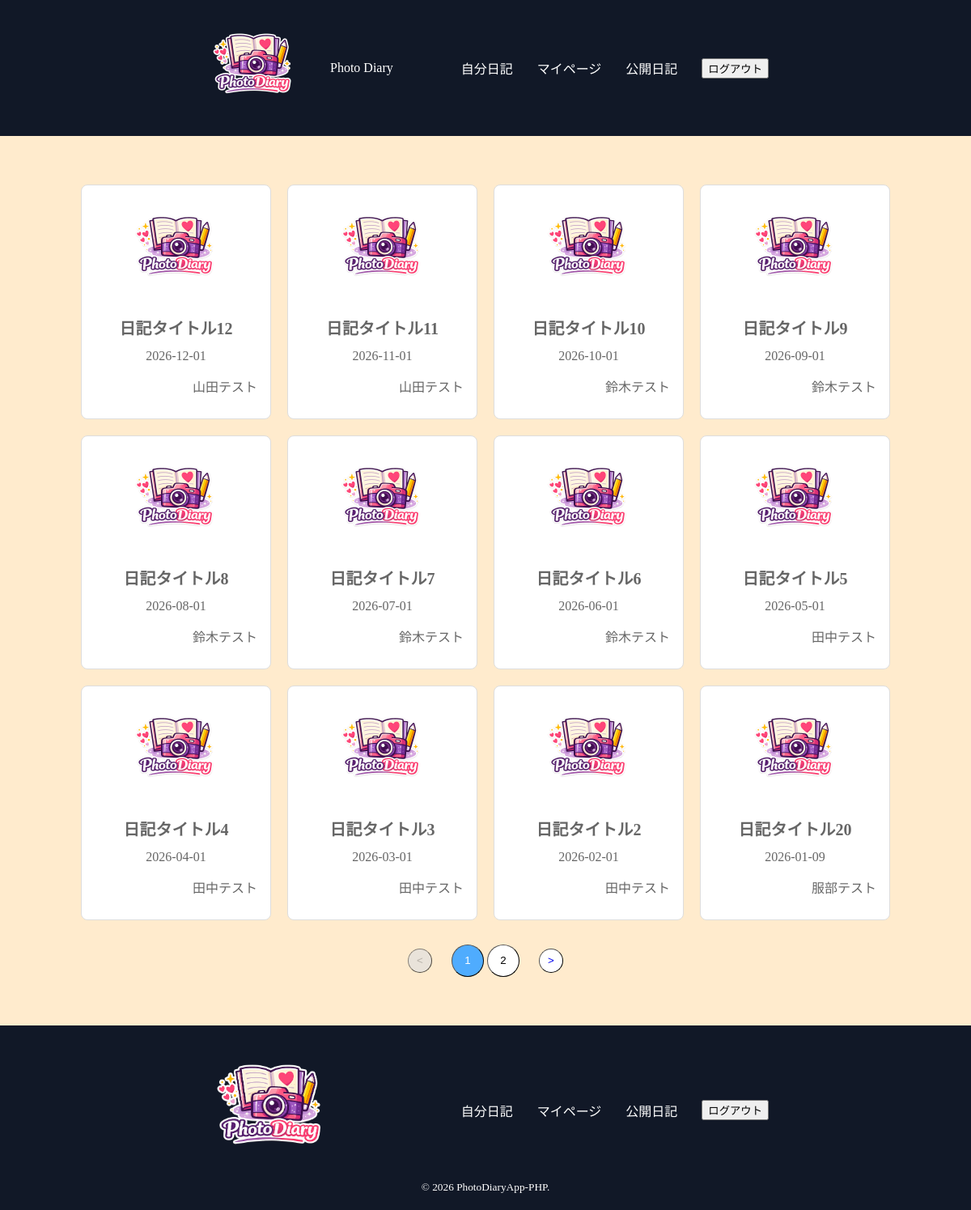
Before: / with the older database file.
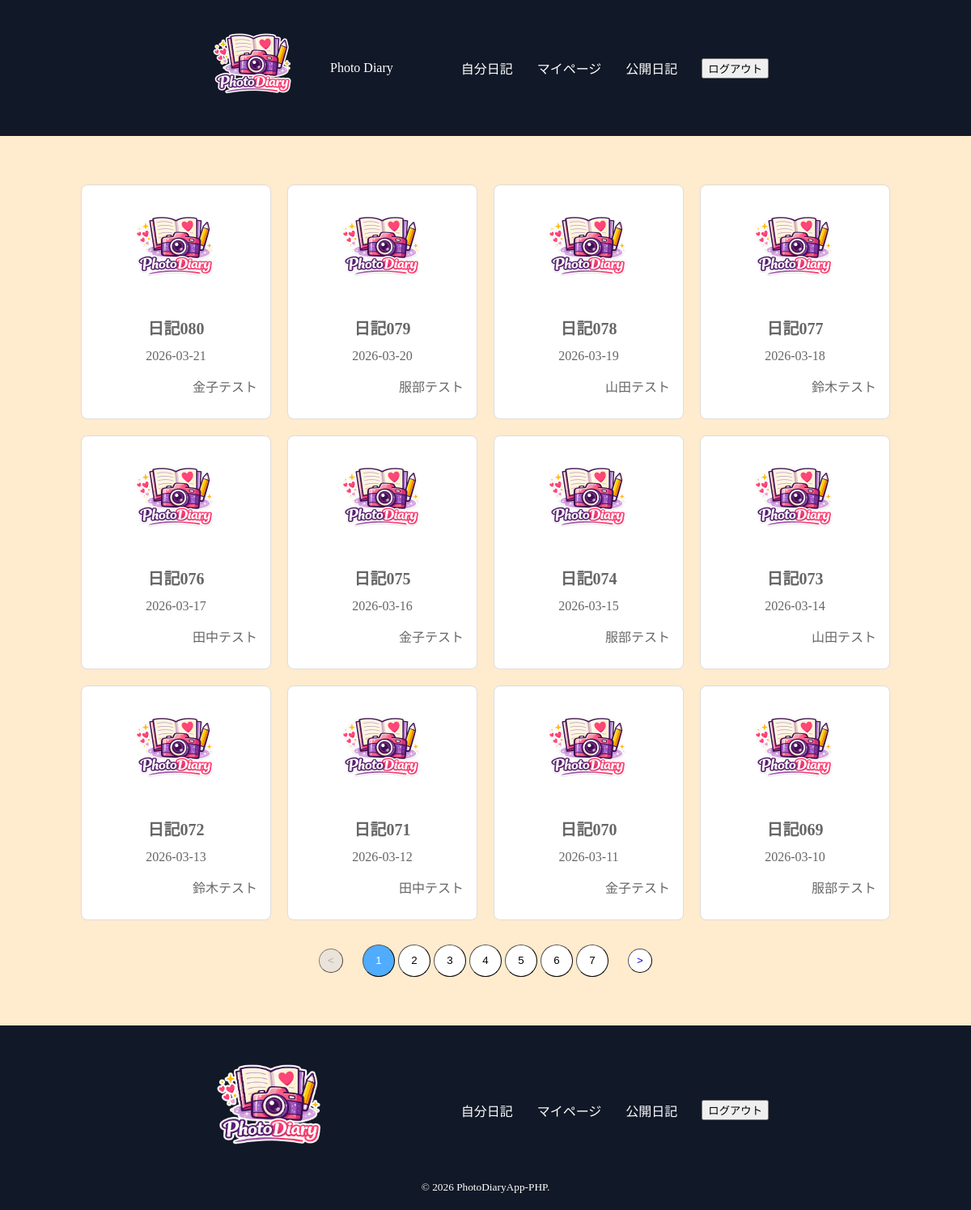
After: the same page with the newer database file.
### tables this page shows
CREATE TABLE `diaries` (
  `id` bigint(20) unsigned NOT NULL AUTO_INCREMENT,
  `user_id` bigint(20) unsigned NOT NULL,
  `title` varchar(255) NOT NULL,
  `diary_date` date NOT NULL,
  `is_public` tinyint(1) NOT NULL,
  `body` text NOT NULL,
  `image` varchar(255) DEFAULT NULL,
  `created_at` timestamp NULL DEFAULT NULL,
  `updated_at` timestamp NULL DEFAULT NULL,
  PRIMARY KEY (`id`)
);

CREATE TABLE `users` (
  `id` bigint(20) unsigned NOT NULL AUTO_INCREMENT,
  `name` varchar(255) NOT NULL,
  `email` varchar(255) NOT NULL,
  `icon` varchar(255) NOT NULL,
  `introduction` varchar(255) DEFAULT NULL,
  `remember_token` varchar(255) DEFAULT NULL,
  `password` varchar(255) NOT NULL,
  `created_at` timestamp NULL DEFAULT NULL,
  `updated_at` timestamp NULL DEFAULT NULL,
  PRIMARY KEY (`id`),
  UNIQUE KEY `users_email_unique` (`email`)
);

### app/controllers/DiaryController.php (called while the page is built, shortened)
<?php
require_once BASE_PATH . '/databases/db.php';
class DiaryController
{
    public function index(): void
    {
			global $pdo;
			$page = isset($_GET['page']) ? (int)$_GET['page'] : 1 ;
			$page = max($page, 1);
			$perPage = PER_PAGE;
			$countSql = "
				SELECT COUNT(*)
				FROM diaries
				WHERE is_public = 1
			";
			$countStmt = $pdo->query($countSql);
			$totalCount = (int)$countStmt->fetchColumn();
			$totalPages = (int)ceil($totalCount/$perPage);
			$offset = ($page -1) * $perPage;
			$sql = "
					SELECT
							d.*,
							u.name AS user_name
					FROM diaries d
					INNER JOIN users u ON d.user_id = u.id
					WHERE d.is_public = 1
					ORDER BY d.diary_date DESC
					LIMIT :limit
					OFFSET :offset
			";
			$stmt = $pdo->prepare($sql);
			$stmt->bindValue(':limit', $perPage, PDO::PARAM_INT);
			$stmt->bindValue(':offset', $offset, PDO::PARAM_INT);
			$stmt->execute();
			$diaries = $stmt->fetchAll(PDO::FETCH_ASSOC);
			require __DIR__ . '/../views/diaries/index.php';
    }
}

### app/views/components/diary/card.php (the view)
<article class="diary-card">
	<img src="/images/default.png" alt="日記画像" class="diary-image">
	<h2 class="diary-title">
		<?= htmlspecialchars($diary['title'], ENT_QUOTES, 'UTF-8'); ?>
	</h2>
	<div class="diary-date">
		<?= htmlspecialchars($diary['diary_date'], ENT_QUOTES, 'UTF-8'); ?>
	</div>
	<p class="diary-user">
		<?= nl2br(htmlspecialchars($diary['user_name'], ENT_QUOTES, 'UTF-8')); ?>
	</p>
</article>

### app/views/diaries/index.php
<?php require('../app/views/components/common/head.php') ?>
<?php require('../app/views/components/common/header.php') ?>
<body>
	<main>
		<section>
			<div>
				<div class="diary-list">
					<?php foreach ($diaries as $diary): ?>
					<?php require('../app/views/components/diary/card.php') ?>
					<?php endforeach; ?>
				</div>
			</div>
			<?php if ($totalPages > 1): ?>
				<div class="pagination">
					<?php $page == 1 ? $gray='gray' : $gray = '' ;?>
					<button class="page-button arrow <?= $gray ?>">
						<?php if(!$gray) :?>
							<a href="?page=<?= $_GET['page'] - 1 ?>"> < </a>
						<?php else: ?>
							<
						<?php endif; ?>
					</button>
					<?php for ($i = 1; $i <= $totalPages; $i++): ?>
						<?php if ($page === $i): ?>
							<button class="page-button current"><?= $i ?></button>
						<?php else: ?>
							<a href="?page=<?= $i ?>"><button class="page-button"><?= $i ?></button></a>
						<?php endif; ?>
					<?php endfor; ?>
					<?php $page == $totalPages ? $gray='gray' : $gray = '' ;?>
					<button class="page-button arrow <?= $gray ?>">
					<?php if(!$gray) :?>
							<a href="?page=<?= $_GET['page'] + 1 ?>"> > </a>
						<?php else: ?>
							>
						<?php endif; ?>
					</button>
				</div>
			<?php endif; ?>
		</section>
	</main>
</body>
<?php require('../app/views/components/common/footer.php') ?>
</html>

Changed rows visible on the page:
no longer on this page (row edited): diaries: title "日記タイトル12", diary_date "2026-12-01", user.name "山田テスト"
no longer on this page (row edited): diaries: title "日記タイトル11", diary_date "2026-11-01", user.name "山田テスト"
no longer on this page (row edited): diaries: title "日記タイトル10", diary_date "2026-10-01", user.name "鈴木テスト"
no longer on this page (row edited): diaries: title "日記タイトル9", diary_date "2026-09-01", user.name "鈴木テスト"
no longer on this page (row edited): diaries: title "日記タイトル8", diary_date "2026-08-01", user.name "鈴木テスト"
no longer on this page (row edited): diaries: title "日記タイトル7", diary_date "2026-07-01", user.name "鈴木テスト"
no longer on this page (row edited): diaries: title "日記タイトル6", diary_date "2026-06-01", user.name "鈴木テスト"
no longer on this page (row edited): diaries: title "日記タイトル5", diary_date "2026-05-01", user.name "田中テスト"
no longer on this page (row edited): diaries: title "日記タイトル4", diary_date "2026-04-01", user.name "田中テスト"
no longer on this page (row edited): diaries: title "日記タイトル3", diary_date "2026-03-01", user.name "田中テスト"
no longer on this page (row edited): diaries: title "日記タイトル2", diary_date "2026-02-01", user.name "田中テスト"
no longer on this page (row edited): diaries: title "日記タイトル20", diary_date "2026-01-09", user.name "服部テスト"
added diaries: title "日記080", diary_date "2026-03-21", user.name "金子テスト"
added diaries: title "日記079", diary_date "2026-03-20", user.name "服部テスト"
added diaries: title "日記078", diary_date "2026-03-19", user.name "山田テスト"
added diaries: title "日記077", diary_date "2026-03-18", user.name "鈴木テスト"
added diaries: title "日記076", diary_date "2026-03-17", user.name "田中テスト"
added diaries: title "日記075", diary_date "2026-03-16", user.name "金子テスト"
added diaries: title "日記074", diary_date "2026-03-15", user.name "服部テスト"
added diaries: title "日記073", diary_date "2026-03-14", user.name "山田テスト"
added diaries: title "日記072", diary_date "2026-03-13", user.name "鈴木テスト"
added diaries: title "日記071", diary_date "2026-03-12", user.name "田中テスト"
added diaries: title "日記070", diary_date "2026-03-11", user.name "金子テスト"
added diaries: title "日記069", diary_date "2026-03-10", user.name "服部テスト"
Other visible differences:
new list line: "3"
new list line: "4"
new list line: "5"
new list line: "6"
new list line: "7"
